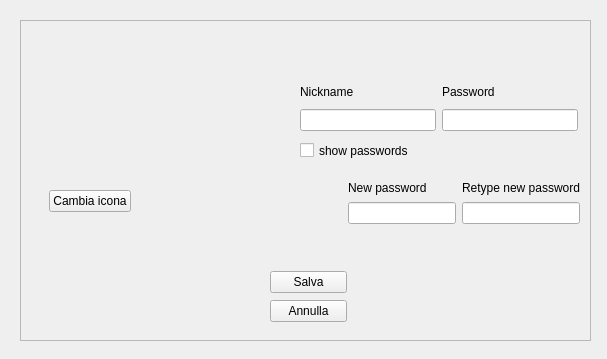
<?xml version="1.0" encoding="UTF-8"?>
<ui version="4.0">
 <class>Edit</class>
 <widget class="QWidget" name="Edit">
  <property name="geometry">
   <rect>
    <x>0</x>
    <y>0</y>
    <width>607</width>
    <height>359</height>
   </rect>
  </property>
  <property name="windowTitle">
   <string>Form</string>
  </property>
  <widget class="QFrame" name="frame">
   <property name="geometry">
    <rect>
     <x>20</x>
     <y>20</y>
     <width>571</width>
     <height>321</height>
    </rect>
   </property>
   <property name="frameShape">
    <enum>QFrame::StyledPanel</enum>
   </property>
   <property name="frameShadow">
    <enum>QFrame::Raised</enum>
   </property>
   <widget class="QWidget" name="">
    <property name="geometry">
     <rect>
      <x>29</x>
      <y>159</y>
      <width>531</width>
      <height>45</height>
     </rect>
    </property>
    <layout class="QHBoxLayout" name="horizontalLayout_3">
     <item>
      <widget class="QPushButton" name="pushButton">
       <property name="sizePolicy">
        <sizepolicy hsizetype="Fixed" vsizetype="Fixed">
         <horstretch>0</horstretch>
         <verstretch>0</verstretch>
        </sizepolicy>
       </property>
       <property name="text">
        <string>Cambia icona</string>
       </property>
      </widget>
     </item>
     <item>
      <spacer name="horizontalSpacer">
       <property name="orientation">
        <enum>Qt::Horizontal</enum>
       </property>
       <property name="sizeHint" stdset="0">
        <size>
         <width>40</width>
         <height>20</height>
        </size>
       </property>
      </spacer>
     </item>
     <item>
      <layout class="QHBoxLayout" name="horizontalLayout">
       <item>
        <layout class="QVBoxLayout" name="verticalLayout_4">
         <item>
          <widget class="QLabel" name="label_4">
           <property name="text">
            <string>New password</string>
           </property>
          </widget>
         </item>
         <item>
          <widget class="QLineEdit" name="lineEdit_newPassword"/>
         </item>
        </layout>
       </item>
       <item>
        <layout class="QVBoxLayout" name="verticalLayout_6">
         <property name="sizeConstraint">
          <enum>QLayout::SetDefaultConstraint</enum>
         </property>
         <property name="rightMargin">
          <number>0</number>
         </property>
         <item>
          <widget class="QLabel" name="label_6">
           <property name="text">
            <string>Retype new password</string>
           </property>
          </widget>
         </item>
         <item>
          <widget class="QLineEdit" name="lineEdit_repeatPassword"/>
         </item>
        </layout>
       </item>
      </layout>
     </item>
    </layout>
   </widget>
   <widget class="QWidget" name="">
    <property name="geometry">
     <rect>
      <x>280</x>
      <y>60</y>
      <width>278</width>
      <height>51</height>
     </rect>
    </property>
    <layout class="QHBoxLayout" name="horizontalLayout_2">
     <property name="topMargin">
      <number>0</number>
     </property>
     <item>
      <layout class="QVBoxLayout" name="verticalLayout_3">
       <property name="rightMargin">
        <number>0</number>
       </property>
       <item>
        <widget class="QLabel" name="label_3">
         <property name="text">
          <string>Nickname</string>
         </property>
        </widget>
       </item>
       <item>
        <widget class="QLineEdit" name="lineEdit_newUsername"/>
       </item>
      </layout>
     </item>
     <item>
      <layout class="QVBoxLayout" name="verticalLayout">
       <item>
        <widget class="QLabel" name="label_5">
         <property name="text">
          <string>Password</string>
         </property>
        </widget>
       </item>
       <item>
        <widget class="QLineEdit" name="lineEdit_actualPassword"/>
       </item>
      </layout>
     </item>
    </layout>
   </widget>
   <widget class="QLabel" name="label">
    <property name="geometry">
     <rect>
      <x>20</x>
      <y>40</y>
      <width>100</width>
      <height>100</height>
     </rect>
    </property>
    <property name="text">
     <string/>
    </property>
    <property name="pixmap">
     <pixmap resource="Resource.qrc">:/res/user</pixmap>
    </property>
    <property name="scaledContents">
     <bool>true</bool>
    </property>
   </widget>
   <widget class="QLabel" name="label_profile_icon">
    <property name="enabled">
     <bool>true</bool>
    </property>
    <property name="geometry">
     <rect>
      <x>450</x>
      <y>10</y>
      <width>16</width>
      <height>16</height>
     </rect>
    </property>
    <property name="sizePolicy">
     <sizepolicy hsizetype="Fixed" vsizetype="Fixed">
      <horstretch>0</horstretch>
      <verstretch>0</verstretch>
     </sizepolicy>
    </property>
    <property name="text">
     <string/>
    </property>
    <property name="pixmap">
     <pixmap>:/resources/account</pixmap>
    </property>
    <property name="scaledContents">
     <bool>true</bool>
    </property>
    <property name="alignment">
     <set>Qt::AlignCenter</set>
    </property>
    <property name="wordWrap">
     <bool>false</bool>
    </property>
   </widget>
   <widget class="QCheckBox" name="checkBox_showPasswords">
    <property name="geometry">
     <rect>
      <x>280</x>
      <y>120</y>
      <width>111</width>
      <height>21</height>
     </rect>
    </property>
    <property name="text">
     <string>show passwords</string>
    </property>
   </widget>
   <widget class="QWidget" name="">
    <property name="geometry">
     <rect>
      <x>250</x>
      <y>250</y>
      <width>77</width>
      <height>54</height>
     </rect>
    </property>
    <layout class="QVBoxLayout" name="verticalLayout_2">
     <item>
      <widget class="QPushButton" name="pushButton_3">
       <property name="sizePolicy">
        <sizepolicy hsizetype="Minimum" vsizetype="Fixed">
         <horstretch>0</horstretch>
         <verstretch>0</verstretch>
        </sizepolicy>
       </property>
       <property name="text">
        <string>Salva</string>
       </property>
      </widget>
     </item>
     <item>
      <widget class="QPushButton" name="pushButton_2">
       <property name="sizePolicy">
        <sizepolicy hsizetype="Minimum" vsizetype="Fixed">
         <horstretch>0</horstretch>
         <verstretch>0</verstretch>
        </sizepolicy>
       </property>
       <property name="text">
        <string>Annulla</string>
       </property>
      </widget>
     </item>
    </layout>
   </widget>
  </widget>
 </widget>
 <resources>
  <include location="Resource.qrc"/>
 </resources>
 <connections/>
</ui>
